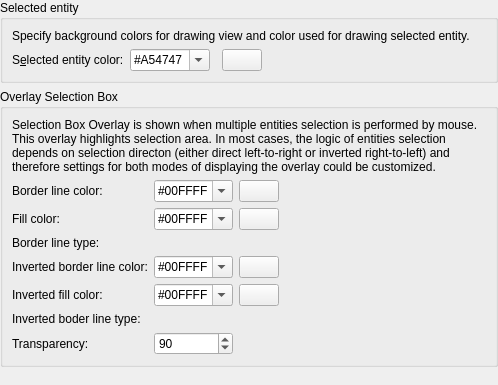
<?xml version="1.0" encoding="UTF-8"?>
<ui version="4.0">
 <class>LC_SettingsPageGraphicViewSelection</class>
 <widget class="QWidget" name="LC_SettingsPageGraphicViewSelection">
  <property name="geometry">
   <rect>
    <x>0</x>
    <y>0</y>
    <width>498</width>
    <height>385</height>
   </rect>
  </property>
  <layout class="QGridLayout" name="gridLayout_main">
   <property name="leftMargin">
    <number>0</number>
   </property>
   <property name="topMargin">
    <number>0</number>
   </property>
   <property name="rightMargin">
    <number>0</number>
   </property>
   <property name="bottomMargin">
    <number>0</number>
   </property>
   <item row="0" column="0">
    <widget class="QGroupBox" name="groupBox_19">
     <property name="title">
      <string>Selected entity</string>
     </property>
     <layout class="QGridLayout" name="gridLayout_40">
      <item row="1" column="3">
       <widget class="LC_ColorButton" name="pb_selected">
        <property name="sizePolicy">
         <sizepolicy hsizetype="Maximum" vsizetype="Fixed">
          <horstretch>0</horstretch>
          <verstretch>0</verstretch>
         </sizepolicy>
        </property>
        <property name="toolTip">
         <string>Selected Entity

Click to select color.</string>
        </property>
       </widget>
      </item>
      <item row="1" column="0">
       <widget class="QLabel" name="lSelectedColor">
        <property name="text">
         <string>S&amp;elected entity color:</string>
        </property>
        <property name="wordWrap">
         <bool>false</bool>
        </property>
        <property name="buddy">
         <cstring>cbSelectedColor</cstring>
        </property>
       </widget>
      </item>
      <item row="0" column="0" colspan="5">
       <widget class="QLabel" name="label">
        <property name="frameShape">
         <enum>QFrame::Shape::NoFrame</enum>
        </property>
        <property name="frameShadow">
         <enum>QFrame::Shadow::Plain</enum>
        </property>
        <property name="lineWidth">
         <number>1</number>
        </property>
        <property name="midLineWidth">
         <number>0</number>
        </property>
        <property name="text">
         <string>Specify background colors for drawing view and color used for drawing selected entity.</string>
        </property>
        <property name="wordWrap">
         <bool>true</bool>
        </property>
       </widget>
      </item>
      <item row="1" column="1">
       <widget class="QComboBox" name="cbSelectedColor">
        <property name="toolTip">
         <string>Selected Entity Color

Color for selected entities</string>
        </property>
        <property name="editable">
         <bool>true</bool>
        </property>
        <item>
         <property name="text">
          <string notr="true">#A54747</string>
         </property>
        </item>
       </widget>
      </item>
      <item row="1" column="4">
       <spacer name="horizontalSpacer_2">
        <property name="orientation">
         <enum>Qt::Orientation::Horizontal</enum>
        </property>
        <property name="sizeHint" stdset="0">
         <size>
          <width>0</width>
          <height>0</height>
         </size>
        </property>
       </spacer>
      </item>
     </layout>
    </widget>
   </item>
   <item row="1" column="0">
    <widget class="QGroupBox" name="groupBox_13">
     <property name="title">
      <string>Overlay Selection Box</string>
     </property>
     <layout class="QGridLayout" name="gridLayout_14">
      <item row="2" column="3">
       <spacer name="horizontalSpacer">
        <property name="orientation">
         <enum>Qt::Orientation::Horizontal</enum>
        </property>
        <property name="sizeHint" stdset="0">
         <size>
          <width>0</width>
          <height>0</height>
         </size>
        </property>
       </spacer>
      </item>
      <item row="5" column="1">
       <widget class="QComboBox" name="cbOverlayBoxFillInverted">
        <property name="toolTip">
         <string>Inverted Selection Fill Color

Color for filling inverted overlay selection box</string>
        </property>
        <property name="editable">
         <bool>true</bool>
        </property>
        <item>
         <property name="text">
          <string notr="true">#00FFFF</string>
         </property>
        </item>
       </widget>
      </item>
      <item row="4" column="1">
       <widget class="QComboBox" name="cbOverlayBoxLineInverted">
        <property name="toolTip">
         <string>Inverted Selection Boundary Color

Color of line for overlay selection box if box is inverted (from right to left)</string>
        </property>
        <property name="editable">
         <bool>true</bool>
        </property>
        <item>
         <property name="text">
          <string notr="true">#00FFFF</string>
         </property>
        </item>
       </widget>
      </item>
      <item row="4" column="2">
       <widget class="LC_ColorButton" name="pbOverlayBoxLineInverted">
        <property name="sizePolicy">
         <sizepolicy hsizetype="Maximum" vsizetype="Fixed">
          <horstretch>0</horstretch>
          <verstretch>0</verstretch>
         </sizepolicy>
        </property>
        <property name="toolTip">
         <string>Inverted Selection Boundary

Click to select color (inverted mode).</string>
        </property>
       </widget>
      </item>
      <item row="6" column="1" colspan="2">
       <widget class="QG_LineTypeBox" name="wOverlaySelectionInvertedLineType" native="true">
        <property name="toolTip">
         <string>Inverted Selection Boundary Line Type

Overlay selection box boundary line type (inverted mode)</string>
        </property>
       </widget>
      </item>
      <item row="1" column="0">
       <widget class="QLabel" name="label_6">
        <property name="text">
         <string>Border line color:</string>
        </property>
        <property name="buddy">
         <cstring>cbOverlayBoxLine</cstring>
        </property>
       </widget>
      </item>
      <item row="2" column="0">
       <widget class="QLabel" name="label_7">
        <property name="toolTip">
         <string>Overlay </string>
        </property>
        <property name="text">
         <string>Fill color:</string>
        </property>
        <property name="buddy">
         <cstring>cbOverlayBoxFill</cstring>
        </property>
       </widget>
      </item>
      <item row="7" column="0">
       <widget class="QLabel" name="label_12">
        <property name="toolTip">
         <string>Smaller value - higher transparency of overlay</string>
        </property>
        <property name="text">
         <string>Transparency:</string>
        </property>
        <property name="buddy">
         <cstring>sbOverlayBoxTransparency</cstring>
        </property>
       </widget>
      </item>
      <item row="2" column="1">
       <widget class="QComboBox" name="cbOverlayBoxFill">
        <property name="toolTip">
         <string>Selection Fill Color

Fill color for overlay selection box</string>
        </property>
        <property name="editable">
         <bool>true</bool>
        </property>
        <item>
         <property name="text">
          <string notr="true">#00FFFF</string>
         </property>
        </item>
       </widget>
      </item>
      <item row="5" column="2">
       <widget class="LC_ColorButton" name="pbOverlayBoxFillInverted">
        <property name="sizePolicy">
         <sizepolicy hsizetype="Maximum" vsizetype="Fixed">
          <horstretch>0</horstretch>
          <verstretch>0</verstretch>
         </sizepolicy>
        </property>
        <property name="toolTip">
         <string>Inverted Selection Fillr

Click to select color (inverted mode).</string>
        </property>
       </widget>
      </item>
      <item row="6" column="0">
       <widget class="QLabel" name="label_42">
        <property name="text">
         <string>Inverted boder line type:</string>
        </property>
       </widget>
      </item>
      <item row="3" column="0">
       <widget class="QLabel" name="label_41">
        <property name="text">
         <string>Border line type:</string>
        </property>
       </widget>
      </item>
      <item row="1" column="2">
       <widget class="LC_ColorButton" name="pbOverlayBoxLine">
        <property name="sizePolicy">
         <sizepolicy hsizetype="Maximum" vsizetype="Fixed">
          <horstretch>0</horstretch>
          <verstretch>0</verstretch>
         </sizepolicy>
        </property>
        <property name="toolTip">
         <string>Selection Boundary

Click to select color.</string>
        </property>
       </widget>
      </item>
      <item row="5" column="0">
       <widget class="QLabel" name="label_10">
        <property name="text">
         <string>Inverted fill color:</string>
        </property>
        <property name="buddy">
         <cstring>cbOverlayBoxFillInverted</cstring>
        </property>
       </widget>
      </item>
      <item row="1" column="1">
       <widget class="QComboBox" name="cbOverlayBoxLine">
        <property name="toolTip">
         <string>Selection Boundary Color

Color for line for overlay box</string>
        </property>
        <property name="editable">
         <bool>true</bool>
        </property>
        <item>
         <property name="text">
          <string notr="true">#00FFFF</string>
         </property>
        </item>
       </widget>
      </item>
      <item row="7" column="1">
       <widget class="QSpinBox" name="sbOverlayBoxTransparency">
        <property name="toolTip">
         <string>Selection Overlay Transparency

Transparency for overlay selection box. Smaller value - more transparent.</string>
        </property>
        <property name="minimum">
         <number>10</number>
        </property>
        <property name="value">
         <number>90</number>
        </property>
       </widget>
      </item>
      <item row="3" column="1" colspan="2">
       <widget class="QG_LineTypeBox" name="wOverlaySelectionLineType" native="true">
        <property name="toolTip">
         <string>Selection Boundary Line Type

Overlay selection box boundary line type (normal mode)</string>
        </property>
       </widget>
      </item>
      <item row="2" column="2">
       <widget class="LC_ColorButton" name="pbOverlayBoxFill">
        <property name="sizePolicy">
         <sizepolicy hsizetype="Maximum" vsizetype="Fixed">
          <horstretch>0</horstretch>
          <verstretch>0</verstretch>
         </sizepolicy>
        </property>
        <property name="toolTip">
         <string>Selection Fill

Click to select color.</string>
        </property>
       </widget>
      </item>
      <item row="4" column="0">
       <widget class="QLabel" name="label_9">
        <property name="text">
         <string>Inverted border line color:</string>
        </property>
        <property name="buddy">
         <cstring>cbOverlayBoxLineInverted</cstring>
        </property>
       </widget>
      </item>
      <item row="0" column="0" colspan="4">
       <widget class="QLabel" name="label_2">
        <property name="text">
         <string>Selection Box Overlay is shown when multiple entities selection is performed by mouse. This overlay highlights selection area. In most cases, the logic of entities selection depends on selection directon (either direct left-to-right or inverted right-to-left) and therefore settings for both modes of displaying the overlay could be customized.</string>
        </property>
        <property name="wordWrap">
         <bool>true</bool>
        </property>
       </widget>
      </item>
     </layout>
    </widget>
   </item>
   <item row="2" column="0">
    <spacer name="verticalSpacer">
     <property name="orientation">
      <enum>Qt::Orientation::Vertical</enum>
     </property>
     <property name="sizeHint" stdset="0">
      <size>
       <width>0</width>
       <height>0</height>
      </size>
     </property>
    </spacer>
   </item>
  </layout>
 </widget>
 <customwidgets>
  <customwidget>
   <class>LC_ColorButton</class>
   <extends>QPushButton</extends>
   <header>lc_color_button.h</header>
  </customwidget>
  <customwidget>
   <class>QG_LineTypeBox</class>
   <extends>QWidget</extends>
   <header>qg_linetypebox.h</header>
  </customwidget>
 </customwidgets>
 <resources/>
 <connections/>
</ui>
